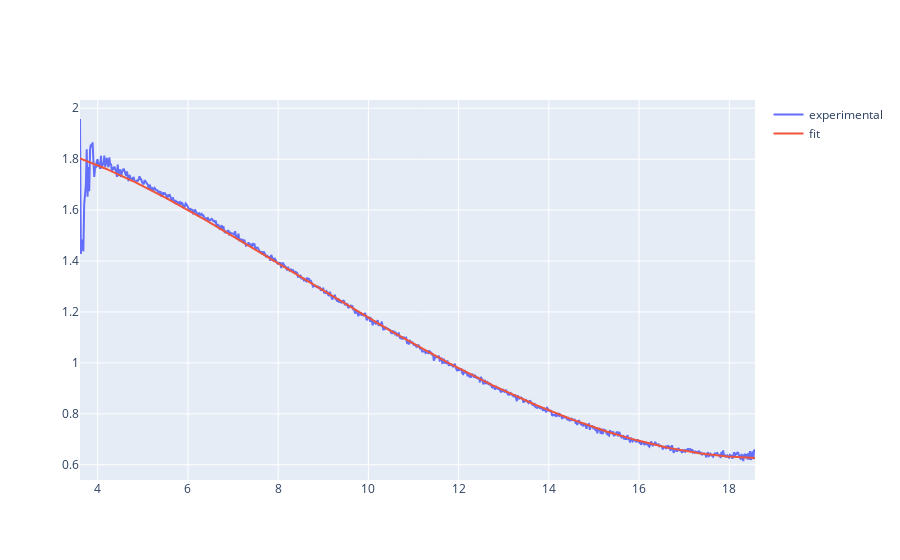

Source (notebook cell):
### Code cell
KEs = np.linspace(0.001, max_energy, n)
dist_rnd = np.zeros(len(KEs))
dist = intensity(KEs, max_energy, 3)
a = 0
b = max_energy
x_knots = np.concatenate([np.linspace(a-2, a-0.5, 3), np.linspace(a, b, 22), np.linspace(b + 1.5, b + 3.5, 3)])
b = [0, 0, 0, 0, 0, 0, 0] + [1]*(len(x_knots)-10) + [0, 0, 0]

for i in range(len(KEs)):
    dist_rnd[i] = dist[i] + np.mean(dist)*random.gauss(1.0,1/np.sqrt(10000*T(KEs[i], x_knots, b)))


KEs = KEs[(dist_rnd < 2.5*1e7)&(dist_rnd > 0.001)]
dist_rnd = dist_rnd[(dist_rnd < 2.5*1e7)&(dist_rnd > 0.001)]/10**7
#plt.plot(KEs, dist_rnd, '.')

popt, pcov = curve_fit(f = experimental, xdata= KEs, ydata=dist_rnd,
                      p0 = [18.57,  6.16943522e-01, 3.07925755e-09], method='lm')
experimental(KEs, *popt)
traces = [go.Scatter(x = KEs, y = dist_rnd, name = "experimental"),
         go.Scatter(x = KEs, y = experimental(KEs, *popt), name = "fit")]
go.Figure(traces)

### Figure 1 — Plotly figure (JSON) as saved in the notebook; plotly's stock layout.template omitted (floating-point values rounded to 4 significant figures; data arrays with more than 128 entries replaced by an {"elided": "..."} marker saying what was removed)
{"data": [{"name": "experimental", "type": "scatter", "x": {"elided": "806 float values"}, "y": {"elided": "806 float values"}}, {"name": "fit", "type": "scatter", "x": {"elided": "806 float values"}, "y": {"elided": "806 float values"}}], "layout": {}}
